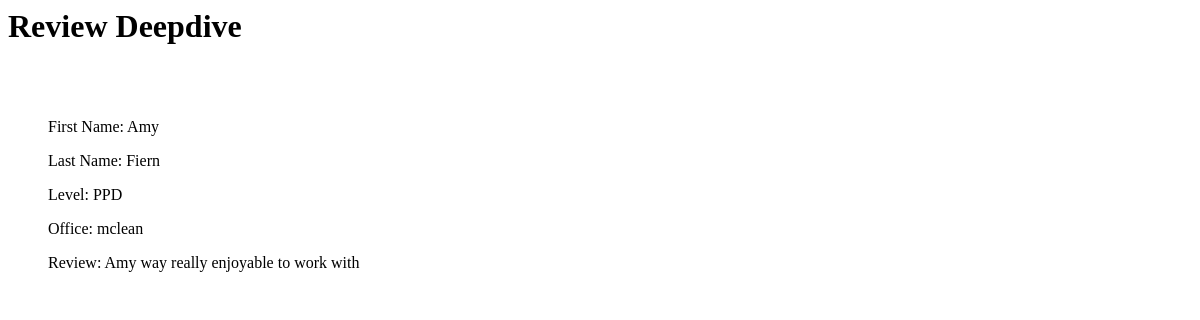
/reviews/9/, run on an earlier commit of the app's database.
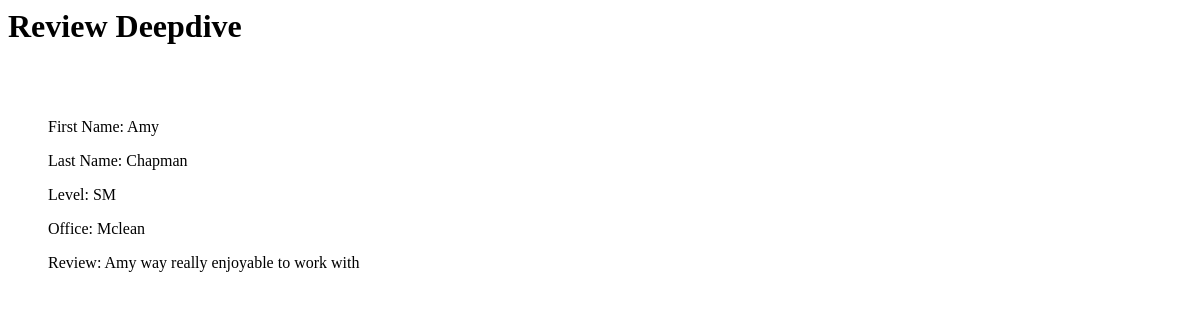
And on a later commit of the database.
### reviews/models.py (models this page shows, shortened)
class Review(models.Model):
	user = models.ForeignKey(settings.AUTH_USER_MODEL)
	employee = models.ForeignKey("Employee") #in quotes because model defined later
	length_working = models.PositiveIntegerField(verbose_name="how long have you worked with this person? (months)?")
	ques1 = models.PositiveIntegerField(verbose_name="How much did you enjoy working with this person (1-5)? (5 = most)?", validators=[MinValueValidator(1), MaxValueValidator(5)])
	ques2 = models.PositiveIntegerField(verbose_name="How competent is this person in their domain of expertise (1-5)? (5 = most)", validators=[MinValueValidator(1), MaxValueValidator(5)])
	ques3 = models.PositiveIntegerField(verbose_name="How much did you learn from this individual while working with them (1-5)? (5 = most)", validators=[MinValueValidator(1), MaxValueValidator(5)])
	timestamp = models.DateTimeField(auto_now=False, auto_now_add=True)
	WORK_AGAIN_CHOICES = (
	    ('Y', 'Yes'),
	    ('N', 'No'),
	)
	work_again =  models.CharField(verbose_name="would you work with this person again if you had the choice?",
									max_length=1, choices=WORK_AGAIN_CHOICES, null=False)
	content = models.TextField(verbose_name="Please provide some comments on what it was like to work with this person",
									max_length=1500)
	class Meta:
		unique_together = (("user", "employee"),)  #really important - prevents dups

class Employee(models.Model):
	first_name = models.CharField(max_length=120)
	last_name = models.CharField(max_length=120)
	email = models.CharField(max_length=120, null=True)
	level = models.CharField(max_length=120)
	service_area = models.CharField(max_length=120)
	service_line = models.CharField(max_length=120, null=True)
	office = models.CharField(max_length=120)
	timestamp = models.DateTimeField(auto_now=False, auto_now_add=True)

### reviews/views.py (the view)
# urls.py: url(r'^(?P<pk>\d+)/$', review_detail, name='r_detail'),
def review_detail(request, pk=None):
	instance = get_object_or_404(Review, pk=pk)
	context = {
		"instance": instance
	}
	return render(request, "detail.html", context)

### templates/detail.html
<html>
<body>
<h1> Review Deepdive</h1>
<br>
<br>
	<ul>
	First Name: {{instance.employee.first_name}}
	</ul>
	<ul>
	Last Name: {{instance.employee.last_name}}
	</ul>
	<ul>
	Level: {{instance.employee.level}}
	</ul>
	<ul>
	Office: {{instance.employee.office}}
	</ul>
	<ul>
	Review: {{instance.content}}
	</ul>
</body>
</html>

What changed in the data, as far as the page shows it:
changed Review "Amy way really enjoyable to work with": employee.last_name "Fiern" → "Chapman"; employee.level "PPD" → "SM"; employee.office "mclean" → "Mclean"
